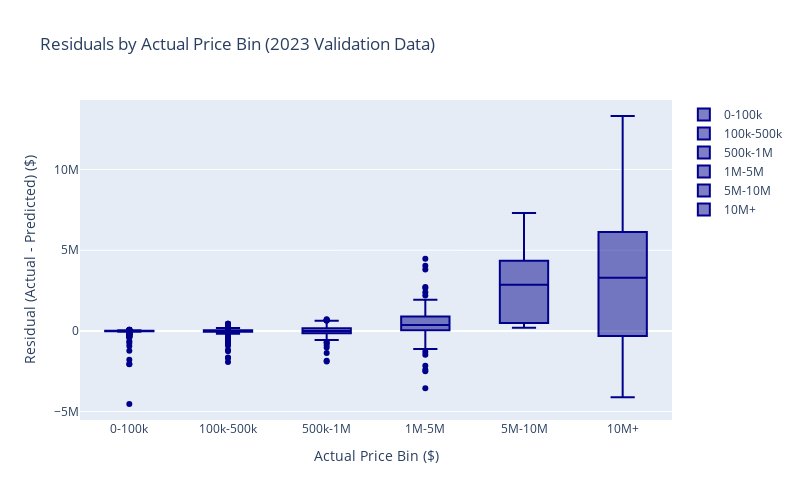

Here is the notebook cell this chart was saved with:
### Markdown cell above
### Analysis of Error by Spend Category

Looking at error analysis by spend category can help us understand if the model performs better or worse for different types of installations. We can categorize installations into six bins based on their total installed price and analyze the distribution of errors within each bin. This can reveal if the model struggles with very low-cost or very high-cost installations, which may require different modeling approaches or additional features to capture the unique factors influencing those cases.

### Code cell
bins = pd.cut(validation_y, bins=[0, 100000, 500000, 1000000, 5000000, 10000000, float('inf')], 
       labels=['0-100k', '100k-500k', '500k-1M', '1M-5M', '5M-10M', '10M+'])

bin_results = pd.DataFrame({
    'bin': bins,
    'actual': validation_y,
    'predicted': validation_predictions,
    'residual': residuals
})

# boxplots
fig = go.Figure()

for bin_label in bin_results['bin'].cat.categories:
    fig.add_trace(go.Box(
        y=bin_results[bin_results['bin'] == bin_label]['residual'],
        name=str(bin_label),
        boxpoints='outliers',
        marker_color='darkblue'
    ))

fig.update_layout(
    title='Residuals by Actual Price Bin (2023 Validation Data)',
    xaxis_title='Actual Price Bin ($)',
    yaxis_title='Residual (Actual - Predicted) ($)',
    width=800,
    height=500
)
fig.show()

### Figure 1 — Plotly figure (JSON) as saved in the notebook; plotly's stock layout.template omitted (floating-point values rounded to 4 significant figures; data arrays with more than 128 entries replaced by an {"elided": "..."} marker saying what was removed)
{"data": [{"boxpoints": "outliers", "marker": {"color": "darkblue"}, "name": "0-100k", "type": "box", "y": {"elided": "964 float values"}}, {"boxpoints": "outliers", "marker": {"color": "darkblue"}, "name": "100k-500k", "type": "box", "y": {"elided": "751 float values"}}, {"boxpoints": "outliers", "marker": {"color": "darkblue"}, "name": "500k-1M", "type": "box", "y": {"elided": "227 float values"}}, {"boxpoints": "outliers", "marker": {"color": "darkblue"}, "name": "1M-5M", "type": "box", "y": {"elided": "150 float values"}}, {"boxpoints": "outliers", "marker": {"color": "darkblue"}, "name": "5M-10M", "type": "box", "y": [5167000.0, 3247000.0, 2863000.0, 551600.0, 2202000.0, 304600.0, 7309000.0, 189000.0, 4081000.0]}, {"boxpoints": "outliers", "marker": {"color": "darkblue"}, "name": "10M+", "type": "box", "y": [1671000.0, 2468000.0, 13320000.0, -2321000.0, -4109000.0, 4252000.0, 7992000.0, 4130000.0]}], "layout": {"height": 500, "title": {"text": "Residuals by Actual Price Bin (2023 Validation Data)"}, "width": 800, "xaxis": {"title": {"text": "Actual Price Bin ($)"}}, "yaxis": {"title": {"text": "Residual (Actual - Predicted) ($)"}}}}
